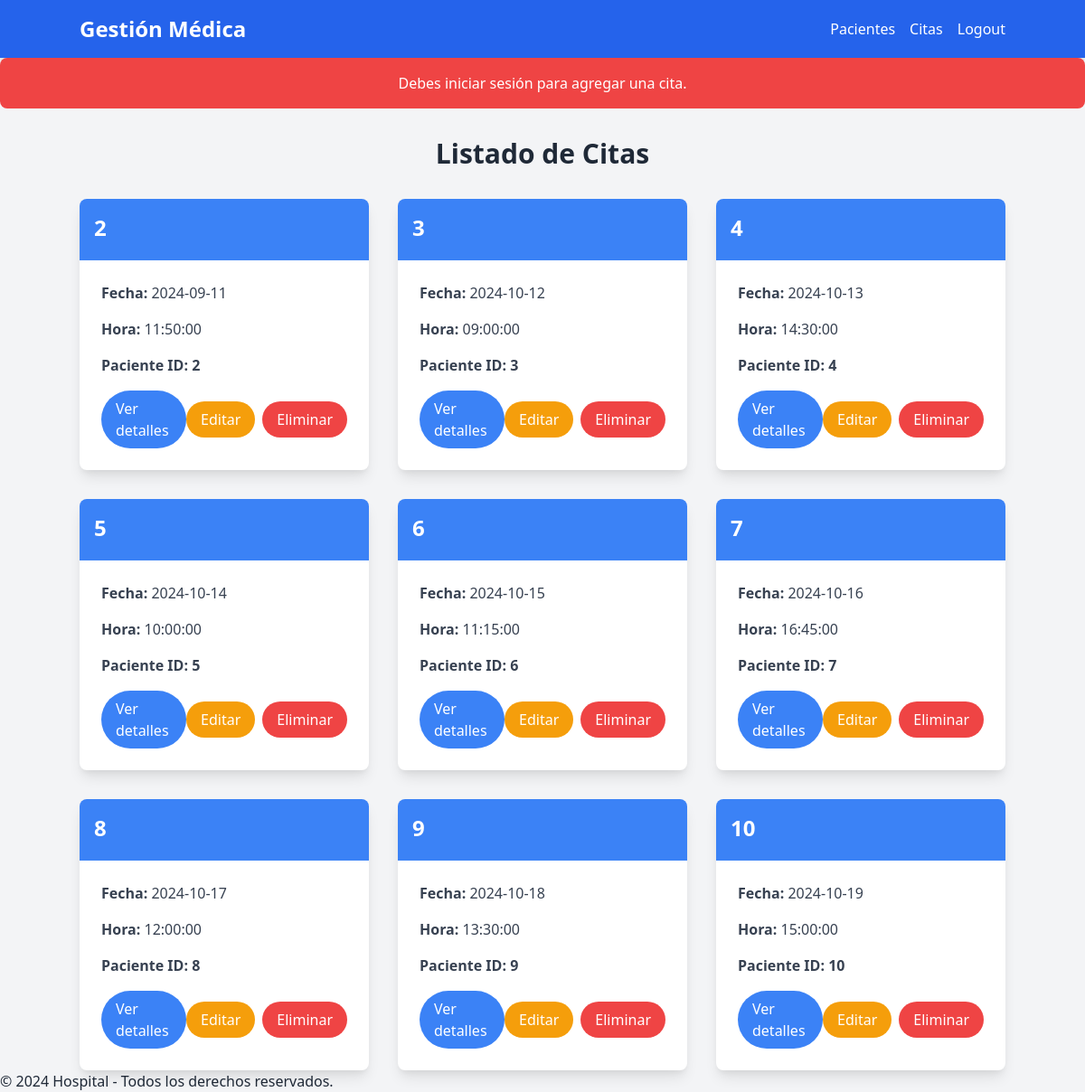
The page /citas on the database its author committed.
### tables this page shows
CREATE TABLE `citas` (
  `id` int(11) NOT NULL,
  `paciente_id` int(11) NOT NULL,
  `fecha` date NOT NULL,
  `hora` time NOT NULL
);

### app/vistas/vistaCitas.php (called while the page is built, shortened)
<?php
class VistaCitas{
    public function mostrarCitas($citas){
        require './templates/citasTotales.phtml';
    }
}

### app/controladores/citasControlador.php (called while the page is built, shortened)
<?php
require_once './app/modelos/modeloCitas.php';
require_once './app/vistas/vistaCitas.php';
class CitasControlador {
    private $vista;
    private $modelo;
    public function __construct() {
        $this->vista = new VistaCitas();
        $this->modelo = new ModeloCitas();
    }
    public function obtenerCitas(){
        $citas = $this->modelo->obtenerCitas();
        $this->vista->mostrarCitas($citas);
    }
}

### app/modelos/modeloCitas.php (called while the page is built, shortened)
<?php
class ModeloCitas {
    private $db;
    public function __construct(){
        $this->db = new PDO('mysql:host=localhost;dbname=hospital;charset=utf8', 'root', '');
    }
    public function obtenerCitas(){
        $query = $this->db->prepare('SELECT c.*, p.nombre, p.apellido FROM citas c
                                     JOIN pacientes p ON c.paciente_id = p.id');
        $query->execute();
        return $query->fetchAll(PDO::FETCH_OBJ);
    }
}

### templates/citasTotales.phtml (the view)
<?php require 'templates/header.phtml';
require 'agregarCita.phtml'; ?>
<main class="container mx-auto mt-8">
    <h2 class="text-3xl font-bold mb-8 text-center text-gray-800">Listado de Citas</h2>
    <div class="grid grid-cols-1 md:grid-cols-2 lg:grid-cols-3 gap-8">
        <?php foreach ($citas as $cita): ?>
            <div class="bg-white shadow-lg rounded-lg overflow-hidden transition transform hover:-translate-y-1 hover:shadow-xl">
                <div class="bg-blue-500 text-white p-4">
                    <h3 class="text-2xl font-bold mb-1">
                        <?php echo htmlspecialchars($cita->paciente_id); ?>
                    </h3>
                </div>
                <div class="p-6">
                    <p class="text-gray-700 mb-4">
                        <span class="font-bold">Fecha:</span> <?php echo htmlspecialchars($cita->fecha); ?>
                    </p>
                    <p class="text-gray-700 mb-4">
                        <span class="font-bold">Hora:</span> <?php echo htmlspecialchars($cita->hora); ?>
                    </p>
                    <p class="text-gray-700 mb-4">
                        <span class="font-bold">Paciente ID: <?= htmlspecialchars($cita->paciente_id) ?>
                    </p>
                    <div class="flex justify-between items-center">
                        <a href="citas/<?php echo $cita->id; ?>"
                        class="bg-blue-500 hover:bg-blue-700 text-white py-2 px-4 rounded-full transition">
                        Ver detalles
                    </a>
                    <div class="flex space-x-2">
                            <a href="editarCita/<?= $cita->id ?>"
                            class="bg-yellow-500 hover:bg-yellow-600 text-white py-2 px-4 rounded-full transition">
                            Editar
                        </a>
                        <form action="eliminarCita/<?php echo $cita->id; ?>" method="POST" onsubmit="return confirm('¿Estás seguro de que deseas eliminar a esta cita?');">
                            <button type="submit" class="bg-red-500 hover:bg-red-600 text-white py-2 px-4 rounded-full transition">
                                Eliminar
                            </button>
                        </form>
                    </div>
                </div>
            </div>
        </div>
        <?php endforeach; ?>
    </div>
</main>
<?php require 'templates/footer.phtml'; ?>

### router.php (shortened to what this page needs)
<?php
require_once "./app/controladores/citasControlador.php";
if (!empty($_GET['action'])) {
    $accion = $_GET['action'];
} else {
    $accion = 'home';
}
$params = explode('/', $accion);
switch ($params[0]) {
    case 'citas':
        $controlador = new CitasControlador();
        $controlador->obtenerCitas();
        break;
}

### templates/header.phtml (shortened to what this page needs)
<!DOCTYPE html>
<html lang="es">
<head>
    <link href="https://cdn.jsdelivr.net/npm/tailwindcss@2.2.19/dist/tailwind.min.css" rel="stylesheet">
</head>
<body class="bg-gray-100 text-gray-800">
    <header class="bg-blue-600 text-white py-4 shadow-md">
        <div class="container mx-auto flex justify-between items-center">
            <h1 class="text-2xl font-bold">Gestión Médica</h1>
            <nav>
                <ul class="flex space-x-4">
                    <li><a href="pacientes" class="hover:underline">Pacientes</a></li>
                    <li><a href="citas" class="hover:underline">Citas</a></li>
                    <li><a href="logout" class="hover:underline">Logout</a></li>
                </ul>
            </nav>
        </div>
    </header>
    </body>
</html>

### templates/agregarCita.phtml (shortened to what this page needs)
<?php
if (!isset($_SESSION['USER_EMAIL'])) {
    echo '<div class="bg-red-500 text-white p-4 rounded-lg mb-4 text-center">
            Debes iniciar sesión para agregar una cita.
          </div>';
}
?>

### templates/footer.phtml
<footer>
    <p>&copy; <?= date('Y') ?> Hospital - Todos los derechos reservados.</p>
</footer>
</body>
</html>

### rows shown on the page
citas: paciente "2", fecha "2024-09-11", hora "11:50:00"
citas: paciente "3", fecha "2024-10-12", hora "09:00:00"
citas: paciente "4", fecha "2024-10-13", hora "14:30:00"
citas: paciente "5", fecha "2024-10-14", hora "10:00:00"
citas: paciente "6", fecha "2024-10-15", hora "11:15:00"
citas: paciente "7", fecha "2024-10-16", hora "16:45:00"
citas: paciente "8", fecha "2024-10-17", hora "12:00:00"
citas: paciente "9", fecha "2024-10-18", hora "13:30:00"
citas: paciente "10", fecha "2024-10-19", hora "15:00:00"
